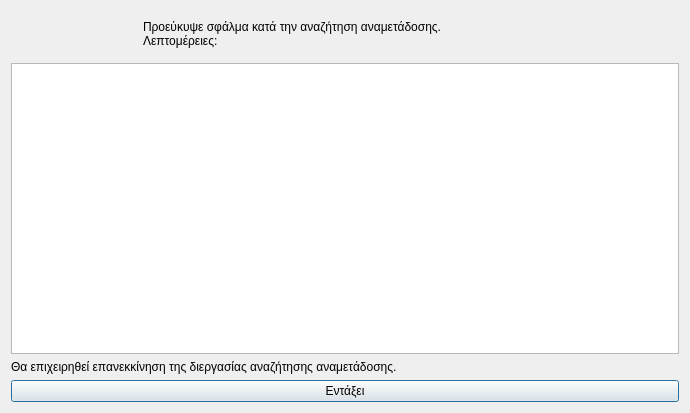
<?xml version="1.0" encoding="UTF-8"?>
<ui version="4.0">
 <class>Dialog</class>
 <widget class="QDialog" name="Dialog">
  <property name="geometry">
   <rect>
    <x>0</x>
    <y>0</y>
    <width>690</width>
    <height>413</height>
   </rect>
  </property>
  <property name="windowTitle">
   <string>Σφάλμα στην διεργασία αναζήτησης αναμετάδοσης</string>
  </property>
  <property name="windowIcon">
   <iconset resource="../../../icons.qrc">
    <normaloff>:/rest-windows/assets/images/rest-windows/information.png</normaloff>:/rest-windows/assets/images/rest-windows/information.png</iconset>
  </property>
  <layout class="QGridLayout" name="gridLayout">
   <item row="0" column="0">
    <widget class="QFrame" name="frame">
     <property name="styleSheet">
      <string notr="true">QFrame{border:0px;}</string>
     </property>
     <property name="frameShape">
      <enum>QFrame::StyledPanel</enum>
     </property>
     <property name="frameShadow">
      <enum>QFrame::Raised</enum>
     </property>
     <layout class="QHBoxLayout" name="horizontalLayout">
      <item>
       <widget class="QLabel" name="image_label">
        <property name="maximumSize">
         <size>
          <width>117</width>
          <height>117</height>
         </size>
        </property>
        <property name="text">
         <string/>
        </property>
        <property name="pixmap">
         <pixmap resource="../../../icons.qrc">:/rest-windows/assets/images/rest-windows/information.png</pixmap>
        </property>
        <property name="scaledContents">
         <bool>true</bool>
        </property>
       </widget>
      </item>
      <item>
       <widget class="QLabel" name="label">
        <property name="text">
         <string>Προεύκυψε σφάλμα κατά την αναζήτηση αναμετάδοσης.
Λεπτομέρειες:</string>
        </property>
        <property name="alignment">
         <set>Qt::AlignJustify|Qt::AlignVCenter</set>
        </property>
       </widget>
      </item>
     </layout>
    </widget>
   </item>
   <item row="3" column="0">
    <widget class="QPushButton" name="ok">
     <property name="text">
      <string>Εντάξει</string>
     </property>
     <property name="icon">
      <iconset resource="../../../icons.qrc">
       <normaloff>:/rest-windows/assets/images/rest-windows/ok.png</normaloff>:/rest-windows/assets/images/rest-windows/ok.png</iconset>
     </property>
    </widget>
   </item>
   <item row="1" column="0">
    <widget class="QPlainTextEdit" name="details"/>
   </item>
   <item row="2" column="0">
    <widget class="QLabel" name="label_2">
     <property name="text">
      <string>Θα επιχειρηθεί επανεκκίνηση της διεργασίας αναζήτησης αναμετάδοσης.</string>
     </property>
     <property name="alignment">
      <set>Qt::AlignJustify|Qt::AlignVCenter</set>
     </property>
    </widget>
   </item>
  </layout>
 </widget>
 <tabstops>
  <tabstop>details</tabstop>
  <tabstop>ok</tabstop>
 </tabstops>
 <resources>
  <include location="../../../icons.qrc"/>
  <include location="../../../icons.qrc"/>
  <include location="../../../icons.qrc"/>
  <include location="../../../icons.qrc"/>
 </resources>
 <connections/>
</ui>
